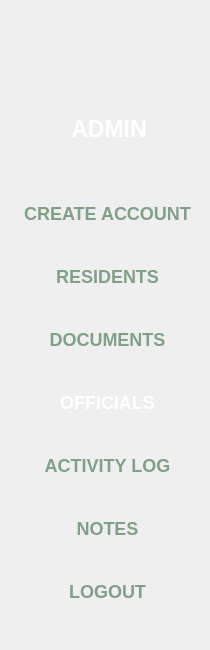
     <widget class="QFrame" name="menu_container">
      <property name="minimumSize">
       <size>
        <width>201</width>
        <height>650</height>
       </size>
      </property>
      <property name="maximumSize">
       <size>
        <width>210</width>
        <height>16777215</height>
       </size>
      </property>
      <property name="styleSheet">
       <string notr="true">border: none;</string>
      </property>
      <property name="frameShape">
       <enum>QFrame::StyledPanel</enum>
      </property>
      <property name="frameShadow">
       <enum>QFrame::Raised</enum>
      </property>
      <layout class="QVBoxLayout" name="verticalLayout">
       <item>
        <widget class="QFrame" name="frame_3">
         <property name="minimumSize">
          <size>
           <width>196</width>
           <height>151</height>
          </size>
         </property>
         <property name="maximumSize">
          <size>
           <width>16777215</width>
           <height>151</height>
          </size>
         </property>
         <property name="layoutDirection">
          <enum>Qt::LeftToRight</enum>
         </property>
         <property name="frameShape">
          <enum>QFrame::StyledPanel</enum>
         </property>
         <property name="frameShadow">
          <enum>QFrame::Raised</enum>
         </property>
         <layout class="QVBoxLayout" name="verticalLayout_2">
          <item>
           <widget class="QFrame" name="frame">
            <property name="minimumSize">
             <size>
              <width>0</width>
              <height>80</height>
             </size>
            </property>
            <property name="frameShape">
             <enum>QFrame::StyledPanel</enum>
            </property>
            <property name="frameShadow">
             <enum>QFrame::Raised</enum>
            </property>
            <layout class="QHBoxLayout" name="horizontalLayout_2">
             <item>
              <widget class="QLabel" name="admin_picture">
               <property name="minimumSize">
                <size>
                 <width>60</width>
                 <height>60</height>
                </size>
               </property>
               <property name="maximumSize">
                <size>
                 <width>80</width>
                 <height>80</height>
                </size>
               </property>
               <property name="layoutDirection">
                <enum>Qt::LeftToRight</enum>
               </property>
               <property name="text">
                <string/>
               </property>
               <property name="pixmap">
                <pixmap>../images&amp;icon/user.png</pixmap>
               </property>
               <property name="scaledContents">
                <bool>true</bool>
               </property>
              </widget>
             </item>
            </layout>
           </widget>
          </item>
          <item>
           <widget class="QLabel" name="admin_name">
            <property name="font">
             <font>
              <pointsize>17</pointsize>
              <bold>true</bold>
             </font>
            </property>
            <property name="styleSheet">
             <string notr="true">color: white;</string>
            </property>
            <property name="text">
             <string>&lt;html&gt;&lt;head/&gt;&lt;body&gt;&lt;p align=&quot;center&quot;&gt;ADMIN&lt;/p&gt;&lt;/body&gt;&lt;/html&gt;</string>
            </property>
           </widget>
          </item>
         </layout>
        </widget>
       </item>
       <item>
        <widget class="QFrame" name="frame_4">
         <property name="styleSheet">
          <string notr="true">QPushButton{
color: rgb(128, 160, 137);
font-size: 18px;
font-weight: bold;
text-align: center;
cursor: pointer;
}

QPushButton:hover{
color: white;
}</string>
         </property>
         <property name="frameShape">
          <enum>QFrame::StyledPanel</enum>
         </property>
         <property name="frameShadow">
          <enum>QFrame::Raised</enum>
         </property>
         <layout class="QVBoxLayout" name="verticalLayout_3">
          <item>
           <widget class="QPushButton" name="create_account_button">
            <property name="minimumSize">
             <size>
              <width>175</width>
              <height>41</height>
             </size>
            </property>
            <property name="cursor">
             <cursorShape>PointingHandCursor</cursorShape>
            </property>
            <property name="styleSheet">
             <string notr="true"/>
            </property>
            <property name="text">
             <string>CREATE ACCOUNT</string>
            </property>
           </widget>
          </item>
          <item>
           <widget class="QPushButton" name="residents_button">
            <property name="minimumSize">
             <size>
              <width>175</width>
              <height>41</height>
             </size>
            </property>
            <property name="cursor">
             <cursorShape>PointingHandCursor</cursorShape>
            </property>
            <property name="styleSheet">
             <string notr="true"/>
            </property>
            <property name="text">
             <string>RESIDENTS</string>
            </property>
           </widget>
          </item>
          <item>
           <widget class="QPushButton" name="documents_button">
            <property name="minimumSize">
             <size>
              <width>175</width>
              <height>41</height>
             </size>
            </property>
            <property name="cursor">
             <cursorShape>PointingHandCursor</cursorShape>
            </property>
            <property name="styleSheet">
             <string notr="true"/>
            </property>
            <property name="text">
             <string>DOCUMENTS</string>
            </property>
           </widget>
          </item>
          <item>
           <widget class="QPushButton" name="officials_button">
            <property name="minimumSize">
             <size>
              <width>175</width>
              <height>41</height>
             </size>
            </property>
            <property name="cursor">
             <cursorShape>PointingHandCursor</cursorShape>
            </property>
            <property name="styleSheet">
             <string notr="true">color: white;</string>
            </property>
            <property name="text">
             <string>OFFICIALS</string>
            </property>
           </widget>
          </item>
          <item>
           <widget class="QPushButton" name="transactions_button">
            <property name="minimumSize">
             <size>
              <width>175</width>
              <height>41</height>
             </size>
            </property>
            <property name="cursor">
             <cursorShape>PointingHandCursor</cursorShape>
            </property>
            <property name="text">
             <string>ACTIVITY LOG</string>
            </property>
           </widget>
          </item>
          <item>
           <widget class="QPushButton" name="notes_button">
            <property name="minimumSize">
             <size>
              <width>175</width>
              <height>41</height>
             </size>
            </property>
            <property name="cursor">
             <cursorShape>PointingHandCursor</cursorShape>
            </property>
            <property name="text">
             <string>NOTES</string>
            </property>
           </widget>
          </item>
          <item>
           <widget class="QPushButton" name="logout_button">
            <property name="minimumSize">
             <size>
              <width>175</width>
              <height>41</height>
             </size>
            </property>
            <property name="cursor">
             <cursorShape>PointingHandCursor</cursorShape>
            </property>
            <property name="text">
             <string>LOGOUT</string>
            </property>
           </widget>
          </item>
         </layout>
        </widget>
       </item>
      </layout>
     </widget>
